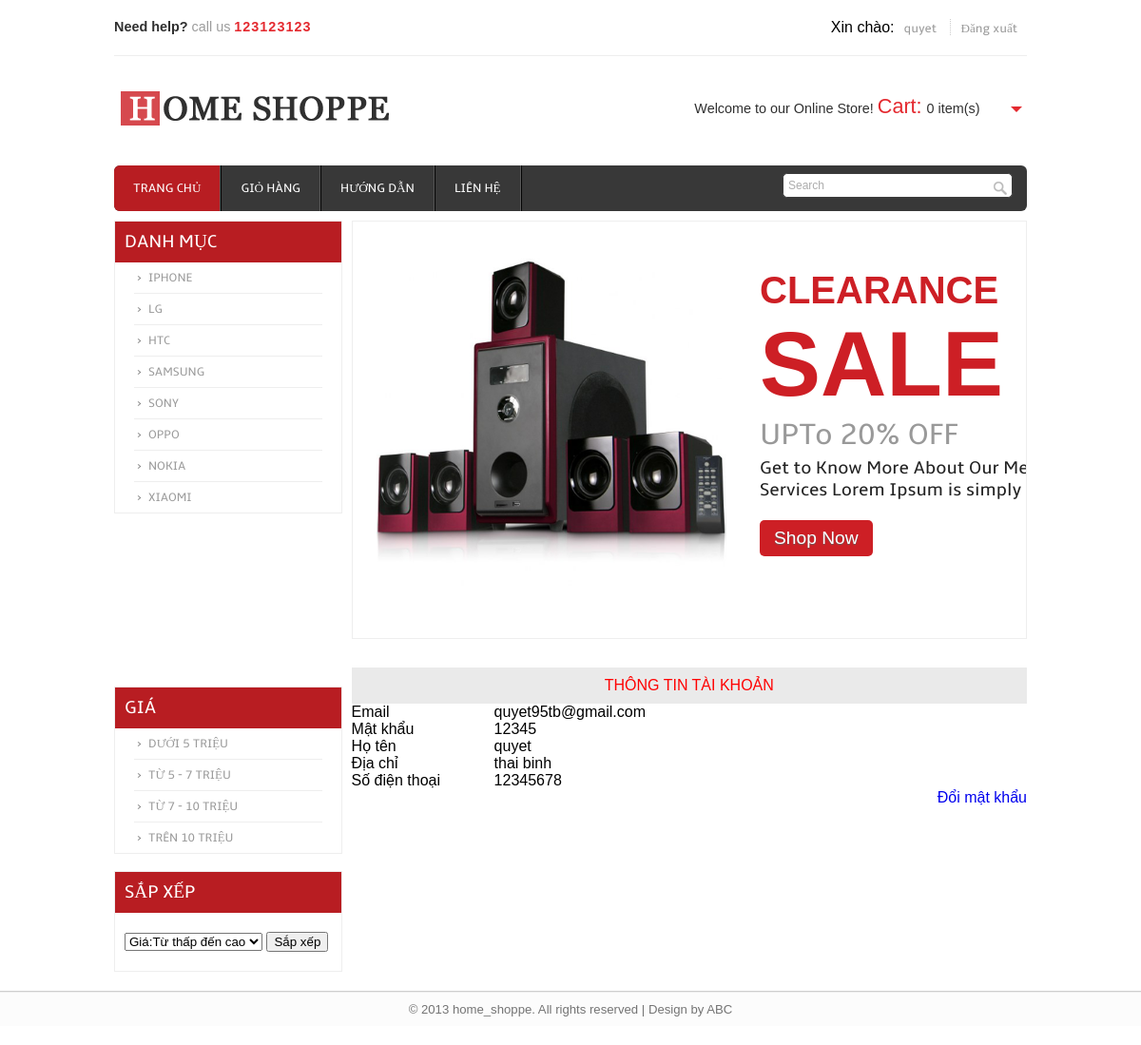
/index.php?xem=thongtinkhachhang&id_khachhang=1 (signed in), run on the app's committed database.
### tables this page shows
CREATE TABLE `loaisp` (
  `id_loaisp` int(11) NOT NULL AUTO_INCREMENT,
  `tenloaisp` varchar(100) NOT NULL,
  `thutu` int(100) NOT NULL,
  PRIMARY KEY (`id_loaisp`)
);

CREATE TABLE `khachhang` (
  `id_khachhang` int(100) NOT NULL AUTO_INCREMENT,
  `tenkhach` varchar(200) NOT NULL,
  `matkhau` varchar(100) NOT NULL,
  `email` varchar(100) NOT NULL,
  `diachi` varchar(200) NOT NULL,
  `dienthoai` int(15) NOT NULL,
  PRIMARY KEY (`id_khachhang`)
);

### modules/right/thongtinkhachhang.php (the view, shortened to what this page needs)
<?php
	if(isset($_GET['id_khachhang'])){
		$id_khachhang=$_GET['id_khachhang'];
	}
	else{
		$id_khachhang="";
	}
	$sql="select * from khachhang where id_khachhang='$id_khachhang'";
	$khachhang=mysqli_query($conn,$sql);
	$dong_khachhang=mysqli_fetch_array($khachhang,MYSQLI_ASSOC);
 ?>
<p style="text-align: center;padding:10px;  background-color: #eaeaea;color: red">THÔNG TIN TÀI KHOẢN</p>
<div class="thongtinkhachhang">
	<table>
		<tr>
			<td width="150px">Email</td>
			<td><?php echo $dong_khachhang['email'] ?></td>
		</tr>
		<tr>
			<td>Mật khẩu</td>
			<td><?php echo $dong_khachhang['matkhau'] ?></td>
		</tr>
		<tr>
			<td>Họ tên</td>
			<td><?php echo $dong_khachhang['tenkhach'] ?></td>
		</tr>
		<tr>
			<td>Địa chỉ</td>
			<td><?php echo $dong_khachhang['diachi'] ?></td>
		</tr>
		<tr>
			<td>Số điện thoại</td>
			<td><?php echo $dong_khachhang['dienthoai'] ?></td>
		</tr>
	</table>
	<div style="float: right;"><a href="index.php?xem=doimatkhau&id_khachhang=<?php echo $dong_khachhang['id_khachhang'] ?>">Đổi mật khẩu</a></div>
</div>

### modules/header.php (shortened to what this page needs)
<?php
$sql="select * from loaisp";
$loaisp=mysqli_query($conn,$sql);
?>
<div class="header">
    <div class="headertop_desc">
        <div class="call">
            <p><span>Need help?</span> call us <span class="number">123123123</span></span></p>
        </div>
        <div class="account_desc">
            <ul>
                <?php
                if(!isset($_SESSION['tenkhach'])) {
                    include("modules/chuadangnhap.php");
                }
                else{
                    include("modules/taikhoan.php");
                }
                ?>
            </ul>
        </div>
    </div>
    <div class="header_top">
        <div class="logo">
            <a href="index.html"><img src="public/images/logo.png" alt="" /></a>
        </div>
        <div class="cart">
            <p>Welcome to our Online Store! <span>Cart:</span>
            <div id="dd" class="wrapper-dropdown-2"> 0 item(s)
            </div>
            </p>
        </div>
    </div>
    <div class="header_bottom">
        <div class="menu">
            <ul>
                <li class="active"><a href="index.php">Trang chủ</a></li>
                <li><a href="index.php?xem=giohang">Giỏ hàng</a></li>
                <li><a href="index.php?xem=huongdanmuahang">Hướng dẫn</a></li>
                <li><a href="index.php?xem=lienhe">Liên hệ</a></li>
            </ul>
        </div>
        <div class="search_box">
            <form action="" method="post">
                <input type="text" name="timkiemt" value="Search" onfocus="this.value = '';" onblur="if (this.value == '') {this.value = 'Search';}"><input type="submit" name="timkiems" value="">
            </form>
        </div>
    </div>
    <div class="header_slide">
        <div class="header_bottom_left">
            <div class="categories">
                <ul>
                    <h3>Danh mục</h3>
                    <?php
                    while ($dong_loaisp=mysqli_fetch_array($loaisp,MYSQLI_ASSOC)) {
                        ?>
                        <li><a href="index.php?xem=chitietloaisanpham&id_loaisp=<?php echo $dong_loaisp['id_loaisp'] ?>"><?php echo $dong_loaisp['tenloaisp'] ?></a></li>
                        <?php
                    }
                    ?>
                </ul>
            </div>
        </div>
        <div class="header_bottom_right">
            <div class="slider">
                <div id="slider">
                    <div id="mover">
                        <div id="slide-1" class="slide">
                            <div class="slider-img">
                                <a href="preview.html"><img src="public/images/slide-1-image.png" alt="learn more" /></a>
                            </div>
                            <div class="slider-text">
                                <h1>Clearance<br><span>SALE</span></h1>
                                <h2>UPTo 20% OFF</h2>
                                <div class="features_list">
                                    <h4>Get to Know More About Our Memorable Services Lorem Ipsum is simply dummy text</h4>
                                </div>
                                <a href="preview.html" class="button">Shop Now</a>
                            </div>
                        </div>
                    </div>
                </div>
            </div>
        </div>
    </div>
</div>

### public/css/style.css (style rules this page uses)
html, body, div, span, applet, object, iframe, h1, h2, h3, h4, h5, h6, p, blockquote, pre, a, abbr, acronym, address, big, cite, code, del, dfn, em, img, ins, kbd, q, s, samp, small, strike, strong, sub, sup, tt, var, b, u, i, dl, dt, dd, ol, nav ul, nav li, fieldset, form, label, legend, table, caption, tbody, tfoot, thead, tr, th, td, article, aside, canvas, details, embed, figure, figcaption, footer, header, hgroup, menu, nav, output, ruby, section, summary, time, mark, audio, video { margin: 0; padding: 0; border: 0; font-size: 100%; font: inherit; vertical-align: baseline; }
ol, ul { list-style: none; margin: 0; padding: 0; }
table { border-collapse: collapse; border-spacing: 0; }
a { text-decoration: none; }
img { max-width: 100%; }
body { font-family: Arial, Helvetica, sans-serif; background: #FFF; }
.header { background: #FFF; }
.headertop_desc { padding: 20px 0; border-bottom: 1px solid #EEE; }
.call { float: left; }
.call p { font-size: 0.9em; color: #9C9C9C; }
.call p span { color: #303030; font-size: 1em; font-weight: bold; }
.call p span.number { color: #E4292F; font-size: 1em; letter-spacing: 1px; }
.account_desc { float: right; }
.header_top { padding: 20px 0; }
.logo { float: left; }
.cart { float: right; position: relative; padding-right: 40px; margin-top: 20px; }
.cart p { font-size: 0.9em; color: #303030; display: inline-block; }
.cart p span { font-size: 1.5em; color: #E4292F; }
.wrapper-dropdown-2 { display: inline-block; margin: 0 auto; font-size: 0.9em; color: #303030; padding: 0px 5px; cursor: pointer; outline: none; }
.wrapper-dropdown-2:after { content: ""; width: 0; height: 0; position: absolute; right: 5px; top: 50%; margin-top: 0px; border-width: 6px 6px 0 6px; border-style: solid; border-color: #E4292F transparent; }
.header_bottom { background: #383838; border-radius: 6px; -webkit-border-radius: 6px; -moz-border-rfadius: 6px; -o-border-radius: 6px; }
.menu { float: left; }
.menu li { float: left; }
.menu li a { font-family: 'ambleregular'; font-size: 0.823em; text-transform: uppercase; color: #fff; display: block; padding: 16px 20px; border-right: 2px ridge #585858; -webkit-transition: all .9s; -moz-transition: all .9s; -o-transition: all .9s; -ms-transition: all .9s; transition: all .9s; }
.menu li a:hover, .menu li.active a { background: #B81D22; }
.menu li:first-child a { border-radius: 6px 0 0 6px; -webkit-border-radius: 6px 0 0 6px; -moz-border-rfadius: 6px 0 0 6px; -o-border-radius: 6px 0 0 6px; }
.search_box { float: right; border: 1px solid #3C3C3C; background: #FFF; border-radius: 0.3em; -webkit-border-radius: 0.3em; -moz-border-radius: 0.3em; -o-border-radius: 0.3em; position: relative; margin-top: 8px; margin-right: 15px; width: 25%; }
.search_box form input[type="text"] { border: none; outline: none; background: none; font-size: 12px; color: #acacac; width: 75%; padding: 5px; }
.search_box form input[type="submit"] { border: none; cursor: pointer; background: url(../images/search.png) no-repeat 0px 7px; position: absolute; right: 0; width: 20px; height: 25px; }
.header_slide { margin-top: 10px; }
.header_bottom_left { float: left; width: 25%; }
.categories { border: 1px solid #EEE; }
.categories h3 { font-size: 1.2em; color: #FFF; padding: 10px; background: #B81D22; text-transform: uppercase; font-family: 'ambleregular'; }
.categories li a { display: block; font-size: 0.8em; padding: 8px 15px; color: #9C9C9C; font-family: 'ambleregular'; margin: 0 20px; background: url(../images/drop_arrow.png) no-repeat 0; border-bottom: 1px solid #EEE; text-transform: uppercase; }
.categories li:last-child a { border: none; }
.header_bottom_right { float: left; width: 74%; padding-left: 1%; }

### data on the page
loaisp: tenloaisp "IPHONE"
loaisp: tenloaisp "LG"
loaisp: tenloaisp "HTC"
loaisp: tenloaisp "SAMSUNG"
loaisp: tenloaisp "SONY"
loaisp: tenloaisp "OPPO"
loaisp: tenloaisp "NOKIA"
loaisp: tenloaisp "XIAOMI"
khachhang: email "quyet95tb@gmail.com", matkhau "12345", tenkhach "quyet", diachi "thai binh", dienthoai "12345678"

### other printed values
$_SESSION['tenkhach'] "quyet"
